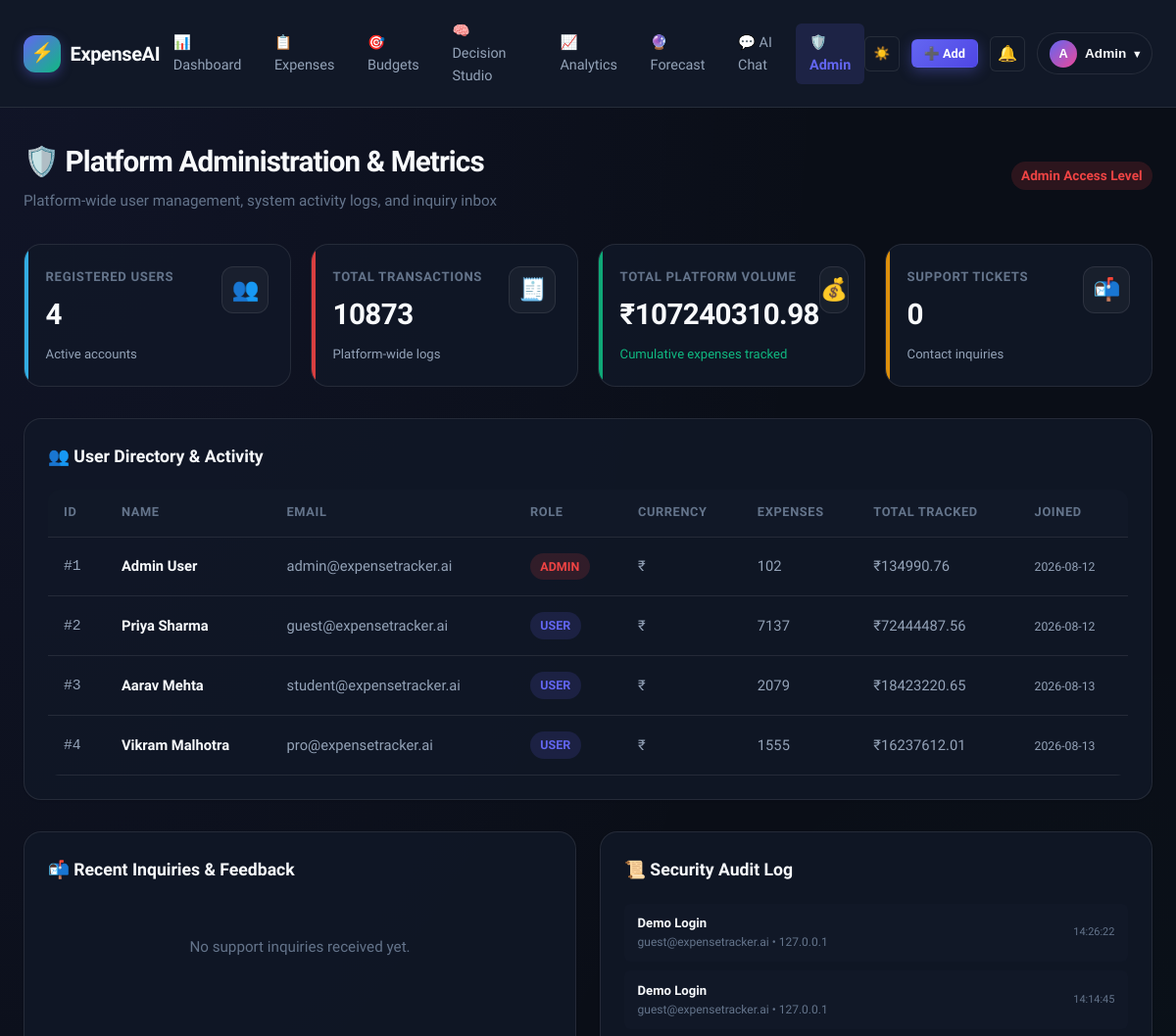
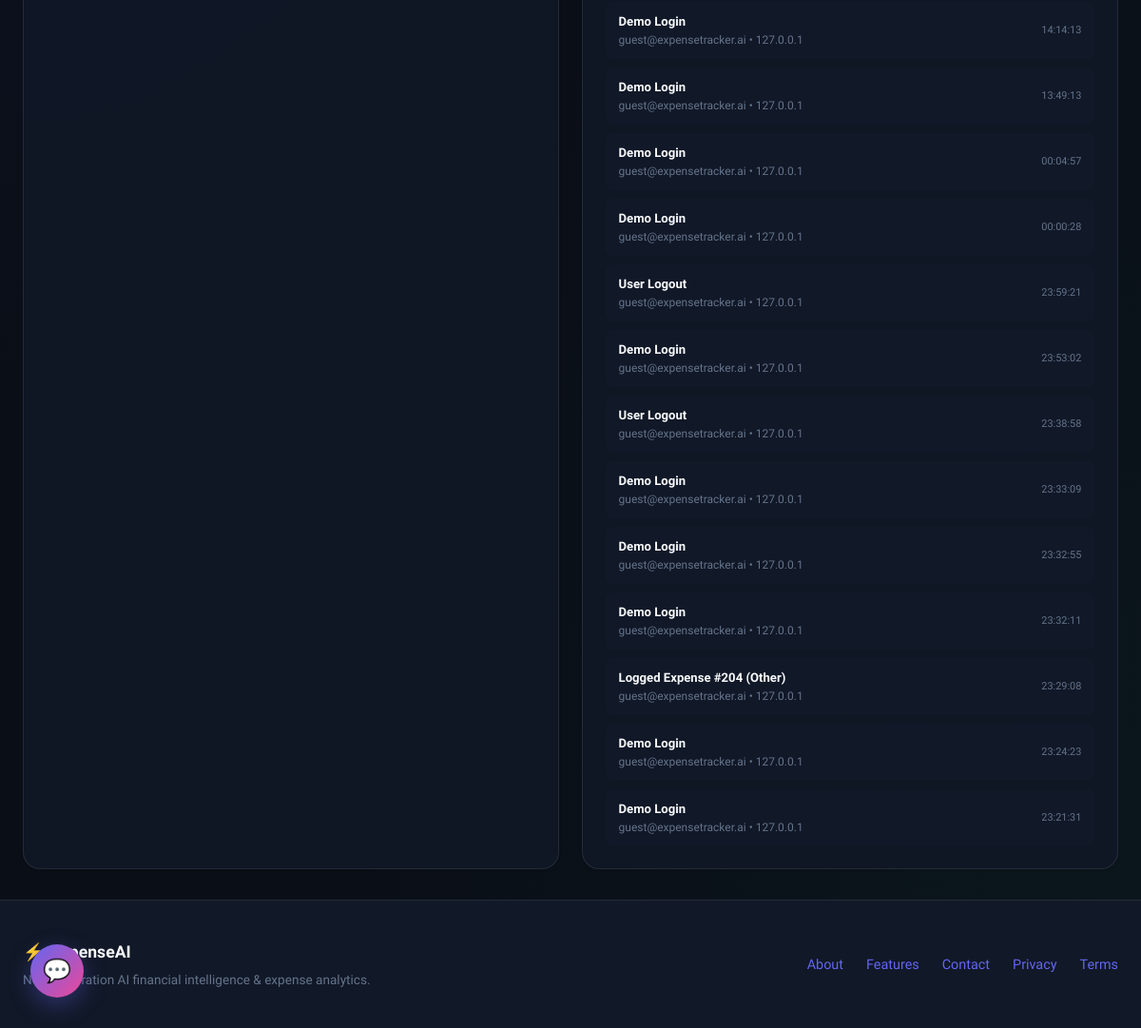
Page /admin (signed in) on the earlier database version (2 pictures, top to bottom).
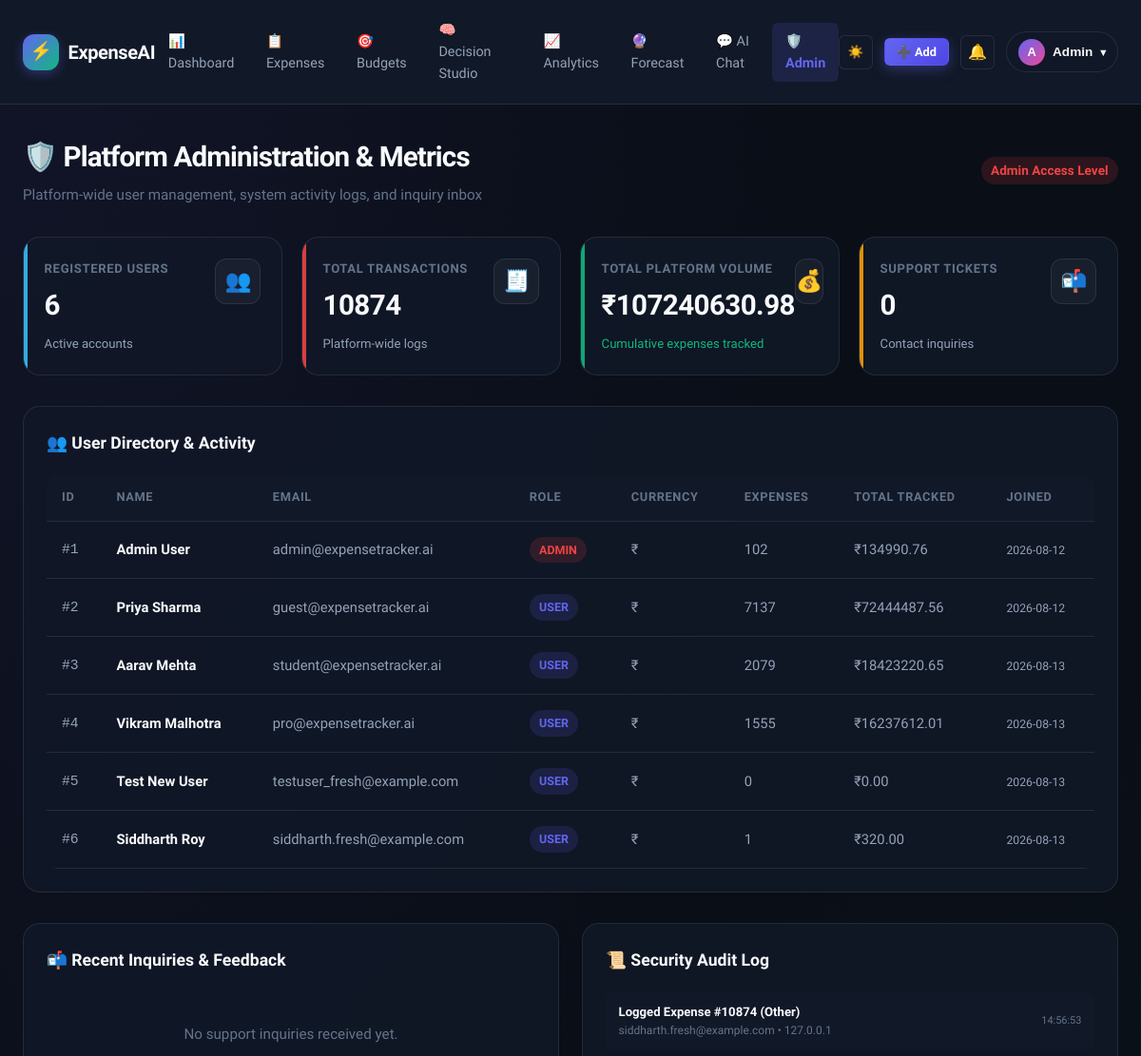
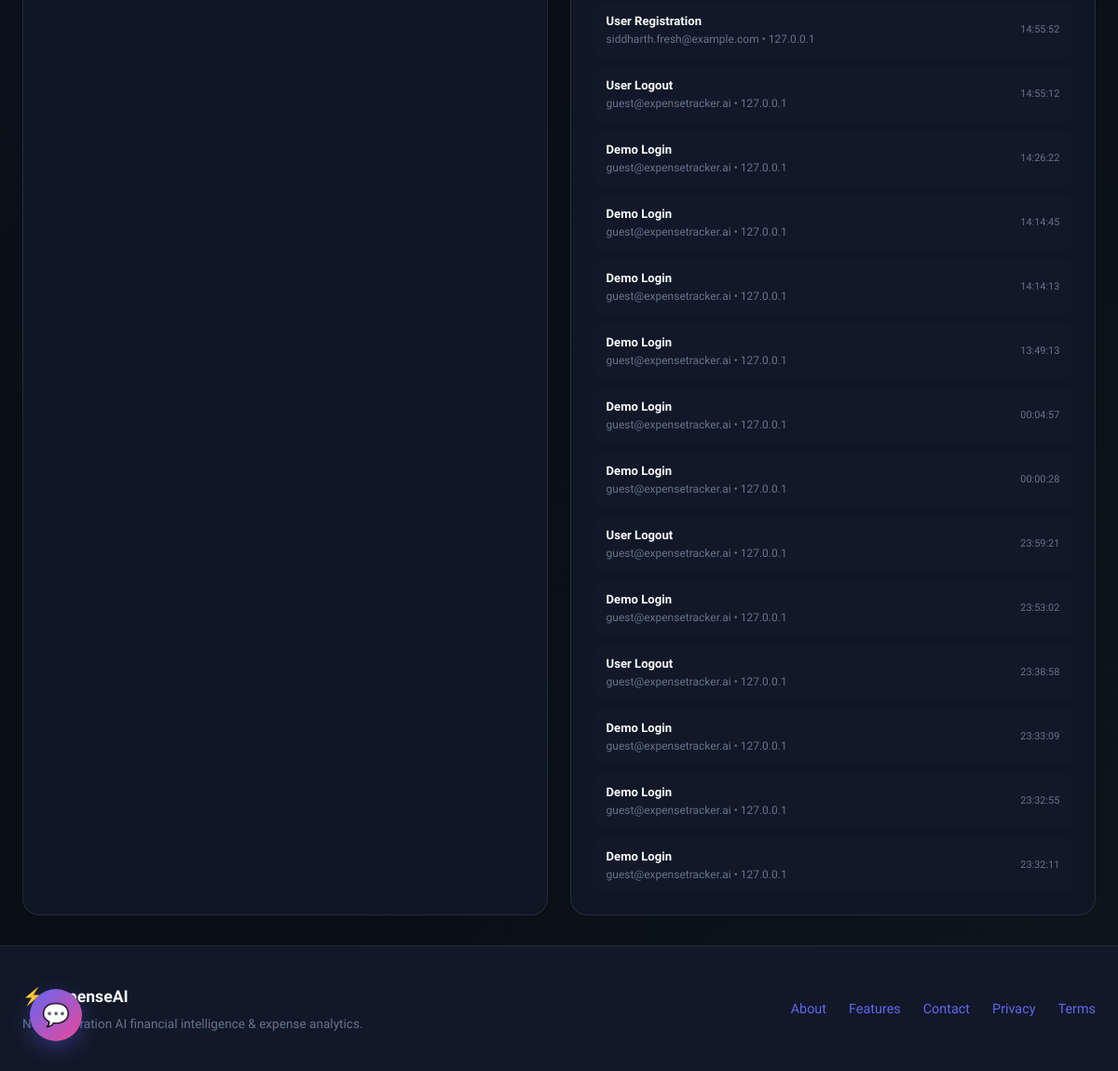
Same page on the later database version (2 pictures, top to bottom).
### tables this page shows
CREATE TABLE users (
                    id INTEGER PRIMARY KEY AUTOINCREMENT,
                    name TEXT NOT NULL,
                    email TEXT UNIQUE NOT NULL,
                    password_hash TEXT NOT NULL,
                    role TEXT DEFAULT 'user',
                    currency TEXT DEFAULT '₹',
                    monthly_budget REAL DEFAULT 25000.0,
                    theme TEXT DEFAULT 'dark',
                    created_at TEXT NOT NULL
                , income REAL DEFAULT 50000.0, savings_goal REAL DEFAULT 100000.0, is_student_mode INTEGER DEFAULT 0, monthly_allowance REAL DEFAULT 15000.0);

CREATE TABLE audit_logs (
                    id INTEGER PRIMARY KEY AUTOINCREMENT,
                    user_id INTEGER,
                    user_email TEXT,
                    action TEXT NOT NULL,
                    ip_address TEXT DEFAULT '127.0.0.1',
                    created_at TEXT NOT NULL
                );

### app.py (the view)
@app.route("/admin")
@admin_required
def admin_page():
    metrics = db.get_admin_metrics()
    return render_template("admin.html", title="Admin Dashboard", admin_metrics=metrics)

### app.py (called while the page is built)
def admin_required(view):
    @functools.wraps(view)
    def wrapped_view(**kwargs):
        if "user_id" not in session or session.get("user_role") != "admin":
            flash("Administrator access required for this area.", "danger")
            return redirect(url_for("dashboard"))
        return view(**kwargs)
    return wrapped_view

@app.context_processor
def inject_global_context():
    unread_count = 0
    curr_symbol = session.get("user_currency", "₹")
    if "user_id" in session:
        unread_count = db.count_unread_notifications(session["user_id"])
    return {
        "unread_notifs_count": unread_count,
        "today_date": date.today().isoformat(),
        "cat_meta": CATEGORY_METADATA,
        "currency": curr_symbol,
    }

### db.py (called while the page is built)
    def _get_connection(self) -> sqlite3.Connection:
        conn = sqlite3.connect(self.db_path)
        conn.row_factory = sqlite3.Row
        return conn

    def list_all_users(self) -> List[Dict]:
        with self._get_connection() as conn:
            rows = conn.execute(
                """
                SELECT u.id, u.name, u.email, u.role, u.currency, u.monthly_budget, u.income, u.created_at,
                       COUNT(e.id) as expense_count,
                       COALESCE(SUM(e.amount), 0) as total_spent
                FROM users u
                LEFT JOIN expenses e ON u.id = e.user_id
                GROUP BY u.id
                ORDER BY u.id ASC
                """
            ).fetchall()
            return [dict(row) for row in rows]

    def count_unread_notifications(self, user_id: int) -> int:
        with self._get_connection() as conn:
            row = conn.execute("SELECT COUNT(*) as c FROM notifications WHERE user_id = ? AND is_read = 0", (user_id,)).fetchone()
            return int(row["c"]) if row else 0

    def list_contact_messages(self, limit: int = 50) -> List[Dict]:
        with self._get_connection() as conn:
            rows = conn.execute("SELECT * FROM contact_messages ORDER BY id DESC LIMIT ?", (limit,)).fetchall()
            return [dict(r) for r in rows]

### templates/admin.html
{% extends "base.html" %}
{% block content %}
<div class="admin-view">
    <div class="page-header">
        <div>
            <h1 class="page-title">
                <span>🛡️ Platform Administration & Metrics</span>
            </h1>
            <p class="page-subtitle">Platform-wide user management, system activity logs, and inquiry inbox</p>
        </div>
        <span class="badge" style="background: var(--danger-light); color: var(--danger); font-size: 0.85rem;">
            Admin Access Level
        </span>
    </div>
    <div class="kpi-grid">
        <div class="kpi-card accent-cyan">
            <div>
                <div class="kpi-label">Registered Users</div>
                <div class="kpi-value">{{ admin_metrics.total_users }}</div>
                <div class="kpi-subtext">Active accounts</div>
            </div>
            <div class="kpi-icon-box" style="color: var(--info);">👥</div>
        </div>
        <div class="kpi-card accent-rose">
            <div>
                <div class="kpi-label">Total Transactions</div>
                <div class="kpi-value">{{ admin_metrics.total_expenses_count }}</div>
                <div class="kpi-subtext">Platform-wide logs</div>
            </div>
            <div class="kpi-icon-box" style="color: var(--danger);">🧾</div>
        </div>
        <div class="kpi-card accent-emerald">
            <div>
                <div class="kpi-label">Total Platform Volume</div>
                <div class="kpi-value">{{ currency }}{{ "%.2f"|format(admin_metrics.total_platform_spend) }}</div>
                <div class="kpi-subtext" style="color: var(--accent);">Cumulative expenses tracked</div>
            </div>
            <div class="kpi-icon-box" style="color: var(--accent);">💰</div>
        </div>
        <div class="kpi-card accent-amber">
            <div>
                <div class="kpi-label">Support Tickets</div>
                <div class="kpi-value">{{ admin_metrics.total_messages }}</div>
                <div class="kpi-subtext">Contact inquiries</div>
            </div>
            <div class="kpi-icon-box" style="color: var(--warning);">📬</div>
        </div>
    </div>
    <div class="card" style="margin-bottom: 2rem;">
        <div class="card-header">
            <h3 class="card-title">👥 User Directory & Activity</h3>
        </div>
        <div class="table-responsive">
            <table class="table">
                <thead>
                    <tr>
                        <th>ID</th>
                        <th>Name</th>
                        <th>Email</th>
                        <th>Role</th>
                        <th>Currency</th>
                        <th>Expenses</th>
                        <th>Total Tracked</th>
                        <th>Joined</th>
                    </tr>
                </thead>
                <tbody>
                    {% for u in admin_metrics.users %}
                    <tr>
                        <td><code>#{{ u.id }}</code></td>
                        <td><strong style="color: var(--text-primary);">{{ u.name }}</strong></td>
                        <td>{{ u.email }}</td>
                        <td>
                            <span class="badge" style="background: {% if u.role == 'admin' %}var(--danger-light); color: var(--danger){% else %}var(--primary-light); color: var(--primary){% endif %};">
                                {{ u.role.upper() }}
                            </span>
                        </td>
                        <td>{{ u.currency }}</td>
                        <td>{{ u.expense_count }}</td>
                        <td>{{ u.currency }}{{ "%.2f"|format(u.total_spent) }}</td>
                        <td><small>{{ u.created_at[:10] }}</small></td>
                    </tr>
                    {% endfor %}
                </tbody>
            </table>
        </div>
    </div>
    <div style="display: grid; grid-template-columns: 1fr 1fr; gap: 1.5rem;">
        <div class="card">
            <div class="card-header">
                <h3 class="card-title">📬 Recent Inquiries & Feedback</h3>
            </div>
            {% if admin_metrics.messages %}
            <div style="display: flex; flex-direction: column; gap: 1rem;">
                {% for msg in admin_metrics.messages %}
                <div style="padding: 1rem; background: var(--bg-surface); border: 1px solid var(--border-color); border-radius: var(--radius-md);">
                    <div style="display: flex; justify-content: space-between; margin-bottom: 0.25rem;">
                        <strong style="color: var(--text-primary);">{{ msg.name }}</strong>
                        <small style="color: var(--text-muted);">{{ msg.created_at[:10] }}</small>
                    </div>
                    <div style="font-size: 0.85rem; color: var(--primary); margin-bottom: 0.35rem;">{{ msg.subject }}</div>
                    <p style="font-size: 0.85rem; color: var(--text-secondary);">{{ msg.message }}</p>
                    <small style="color: var(--text-muted); font-size: 0.78rem;">From: {{ msg.email }}</small>
                </div>
                {% endfor %}
            </div>
            {% else %}
            <div class="empty-state" style="padding: 2rem 0;">
                <p class="empty-desc">No support inquiries received yet.</p>
            </div>
            {% endif %}
        </div>
        <div class="card">
            <div class="card-header">
                <h3 class="card-title">📜 Security Audit Log</h3>
            </div>
            {% if admin_metrics.recent_logs %}
            <div style="display: flex; flex-direction: column; gap: 0.6rem;">
                {% for log in admin_metrics.recent_logs %}
                <div style="display: flex; justify-content: space-between; align-items: center; padding: 0.6rem 0.85rem; background: var(--bg-surface); border-radius: var(--radius-sm); font-size: 0.82rem;">
                    <div>
                        <span style="color: var(--text-primary); font-weight: 600;">{{ log.action }}</span>
                        <div style="color: var(--text-muted); font-size: 0.75rem;">{{ log.user_email or 'System' }} • {{ log.ip_address }}</div>
                    </div>
                    <small style="color: var(--text-muted);">{{ log.created_at[11:19] }}</small>
                </div>
                {% endfor %}
            </div>
            {% else %}
            <div class="empty-state" style="padding: 2rem 0;">
                <p class="empty-desc">No system audit events recorded.</p>
            </div>
            {% endif %}
        </div>
    </div>
</div>
{% endblock %}

### templates/base.html (shortened to what this page needs)
<!DOCTYPE html>
<html lang="en" data-theme="dark">
<head>
    <link rel="stylesheet" href="{{ url_for('static', filename='styles.css') }}">
</head>
<body>
    <nav class="navbar">
        <div class="nav-container">
            <a href="{{ url_for('index') if session.get('user_id') else url_for('landing') }}" class="brand">
                <div class="brand-icon">⚡</div>
                <span>ExpenseAI</span>
            </a>
            {% if session.get('user_id') %}
            <ul class="nav-links">
                <li><a href="{{ url_for('dashboard') }}" class="nav-link {% if request.endpoint == 'dashboard' %}active{% endif %}">📊 Dashboard</a></li>
                <li><a href="{{ url_for('list_expenses') }}" class="nav-link {% if request.endpoint == 'list_expenses' %}active{% endif %}">📋 Expenses</a></li>
                <li><a href="{{ url_for('budgets_page') }}" class="nav-link {% if request.endpoint == 'budgets_page' %}active{% endif %}">🎯 Budgets</a></li>
                <li><a href="{{ url_for('decision_studio_page') }}" class="nav-link {% if request.endpoint == 'decision_studio_page' %}active{% endif %}">🧠 Decision Studio</a></li>
                <li><a href="{{ url_for('analytics_page') }}" class="nav-link {% if request.endpoint == 'analytics_page' %}active{% endif %}">📈 Analytics</a></li>
                <li><a href="{{ url_for('predict_page') }}" class="nav-link {% if request.endpoint == 'predict_page' %}active{% endif %}">🔮 Forecast</a></li>
                <li><a href="{{ url_for('chat_page') }}" class="nav-link {% if request.endpoint == 'chat_page' %}active{% endif %}">💬 AI Chat</a></li>
                {% if session.get('user_role') == 'admin' %}
                <li><a href="{{ url_for('admin_page') }}" class="nav-link {% if request.endpoint == 'admin_page' %}active{% endif %}">🛡️ Admin</a></li>
                {% endif %}
            </ul>
            {% endif %}
            <div class="nav-actions">
                <button id="themeToggleBtn" class="btn-icon" title="Toggle Theme">☀️</button>
                {% if session.get('user_id') %}
                <button class="btn btn-primary btn-sm" data-open-modal="quickAddModal">
                    <span>➕ Add</span>
                </button>
                <a href="{{ url_for('notifications_page') }}" class="btn-icon" title="Notifications" style="position: relative;">
                    🔔
                </a>
                <div class="user-dropdown">
                    <button id="userMenuBtn" class="user-btn">
                        <div class="user-avatar">{{ (session.get('user_name', 'U'))[:1].upper() }}</div>
                        <span>{{ (session.get('user_name', 'User')).split(' ')[0] }}</span>
                        <small>▾</small>
                    </button>
                </div>
                {% else %}
                <a href="{{ url_for('login') }}" class="btn btn-secondary btn-sm">Log In</a>
                <a href="{{ url_for('signup') }}" class="btn btn-primary btn-sm">Get Started</a>
                {% endif %}
            </div>
        </div>
    </nav>
    <main class="container">
        {% block content %}{% endblock %}
    </main>
    {% if session.get('user_id') %}
    <button id="floatingChatBtn" class="floating-chat-btn" title="Ask AI Financial Assistant">💬</button>
    {% endif %}
    <footer class="footer">
        <div class="footer-container">
            <div>
                <div style="display: flex; align-items: center; gap: 0.5rem; font-weight: 800; font-size: 1.1rem; color: var(--text-primary); margin-bottom: 0.25rem;">
                    <span style="color: var(--primary);">⚡</span> ExpenseAI
                </div>
                <p style="color: var(--text-muted); font-size: 0.85rem;">Next-generation AI financial intelligence & expense analytics.</p>
            </div>
            <ul class="footer-links">
                <li><a href="{{ url_for('about_page') }}">About</a></li>
                <li><a href="{{ url_for('features_page') }}">Features</a></li>
                <li><a href="{{ url_for('contact_page') }}">Contact</a></li>
                <li><a href="{{ url_for('privacy_page') }}">Privacy</a></li>
                <li><a href="{{ url_for('terms_page') }}">Terms</a></li>
            </ul>
        </div>
    </footer>
</body>
</html>

Differences in the rows shown:
no longer on this page (row unchanged): audit_logs: action "Logged Expense #204 (Other)", user_email "guest@expensetracker.ai", ip_address "127.0.0.1", created_at "23:29:08"
no longer on this page (row unchanged): audit_logs: action "Demo Login", user_email "guest@expensetracker.ai", ip_address "127.0.0.1", created_at "23:24:23"
no longer on this page (row unchanged): audit_logs: action "Demo Login", user_email "guest@expensetracker.ai", ip_address "127.0.0.1", created_at "23:21:31"
added users: id "5", name "Test New User", email "testuser_fresh@example.com", role "USER", currency "₹", expense_count "0", total_spent "0.00", created_at "2026-08-13"
added users: id "6", name "Siddharth Roy", email "siddharth.fresh@example.com", role "USER", currency "₹", expense_count "1", total_spent "320.00", created_at "2026-08-13"
added audit_logs: action "Logged Expense #10874 (Other)", user_email "siddharth.fresh@example.com", ip_address "127.0.0.1", created_at "14:56:53"
added audit_logs: action "User Registration", user_email "siddharth.fresh@example.com", ip_address "127.0.0.1", created_at "14:55:52"
added audit_logs: action "User Logout", user_email "guest@expensetracker.ai", ip_address "127.0.0.1", created_at "14:55:12"
Other differences:
{{ admin_metrics.total_users }}: "4" → "6"
{{ admin_metrics.total_expenses_count }}: "10873" → "10874"
{{ "%.2f"|format(admin_metrics.total_platform_spend) }}: "107240310.98" → "107240630.98"
